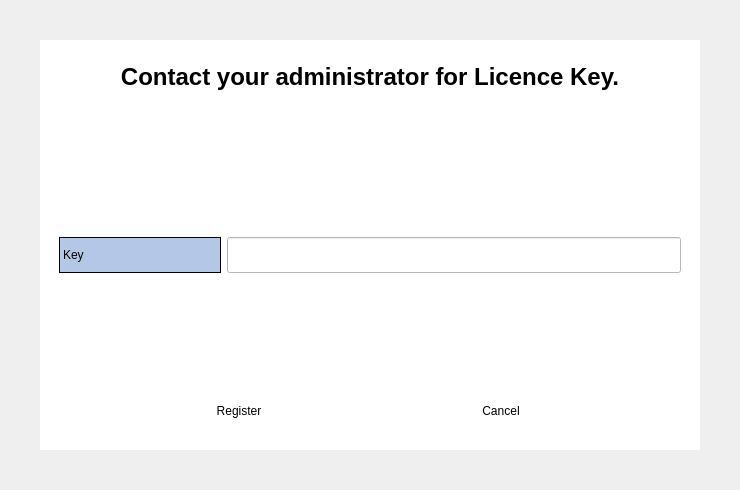
<?xml version="1.0" encoding="UTF-8"?>
<ui version="4.0">
 <class>MainWindow</class>
 <widget class="QMainWindow" name="MainWindow">
  <property name="enabled">
   <bool>true</bool>
  </property>
  <property name="geometry">
   <rect>
    <x>0</x>
    <y>0</y>
    <width>740</width>
    <height>490</height>
   </rect>
  </property>
  <property name="sizePolicy">
   <sizepolicy hsizetype="Preferred" vsizetype="Preferred">
    <horstretch>0</horstretch>
    <verstretch>0</verstretch>
   </sizepolicy>
  </property>
  <property name="maximumSize">
   <size>
    <width>1446</width>
    <height>977</height>
   </size>
  </property>
  <property name="font">
   <font>
    <family>Calibri</family>
    <pointsize>10</pointsize>
    <weight>75</weight>
    <bold>true</bold>
   </font>
  </property>
  <property name="cursor">
   <cursorShape>WaitCursor</cursorShape>
  </property>
  <property name="focusPolicy">
   <enum>Qt::ClickFocus</enum>
  </property>
  <property name="acceptDrops">
   <bool>false</bool>
  </property>
  <property name="windowTitle">
   <string>GDAS Costing System</string>
  </property>
  <property name="windowIcon">
   <iconset>
    <normaloff>../Images/GDAS_Logo.ico</normaloff>../Images/GDAS_Logo.ico</iconset>
  </property>
  <property name="autoFillBackground">
   <bool>false</bool>
  </property>
  <property name="styleSheet">
   <string notr="true"/>
  </property>
  <property name="animated">
   <bool>false</bool>
  </property>
  <widget class="QWidget" name="centralwidget">
   <property name="enabled">
    <bool>true</bool>
   </property>
   <property name="font">
    <font>
     <family>Calibri</family>
     <pointsize>10</pointsize>
     <weight>75</weight>
     <bold>true</bold>
    </font>
   </property>
   <property name="styleSheet">
    <string notr="true"/>
   </property>
   <layout class="QVBoxLayout" name="verticalLayout">
    <property name="spacing">
     <number>0</number>
    </property>
    <property name="leftMargin">
     <number>40</number>
    </property>
    <property name="topMargin">
     <number>40</number>
    </property>
    <property name="rightMargin">
     <number>40</number>
    </property>
    <property name="bottomMargin">
     <number>40</number>
    </property>
    <item>
     <widget class="QStackedWidget" name="frame">
      <property name="cursor">
       <cursorShape>ArrowCursor</cursorShape>
      </property>
      <property name="acceptDrops">
       <bool>false</bool>
      </property>
      <property name="autoFillBackground">
       <bool>false</bool>
      </property>
      <property name="styleSheet">
       <string notr="true">QStackedWidget{
background-color:rgb(255, 255, 255);

	border-radius:10px;

}

QWidget{
background-color:rgb(255, 255, 255);

}</string>
      </property>
      <property name="frameShape">
       <enum>QFrame::NoFrame</enum>
      </property>
      <property name="frameShadow">
       <enum>QFrame::Raised</enum>
      </property>
      <property name="lineWidth">
       <number>0</number>
      </property>
      <property name="currentIndex">
       <number>2</number>
      </property>
      <widget class="QWidget" name="SplashScreen">
       <property name="cursor">
        <cursorShape>WaitCursor</cursorShape>
       </property>
       <property name="styleSheet">
        <string notr="true">QWidget{
background-color:rgb(255, 255, 255);

	border-radius:10px;

}</string>
       </property>
       <widget class="QLabel" name="label">
        <property name="enabled">
         <bool>true</bool>
        </property>
        <property name="geometry">
         <rect>
          <x>106</x>
          <y>-50</y>
          <width>450</width>
          <height>450</height>
         </rect>
        </property>
        <property name="cursor">
         <cursorShape>WaitCursor</cursorShape>
        </property>
        <property name="styleSheet">
         <string notr="true"/>
        </property>
        <property name="frameShape">
         <enum>QFrame::StyledPanel</enum>
        </property>
        <property name="frameShadow">
         <enum>QFrame::Raised</enum>
        </property>
        <property name="lineWidth">
         <number>0</number>
        </property>
        <property name="text">
         <string/>
        </property>
        <property name="pixmap">
         <pixmap>../Images/GDAS.png</pixmap>
        </property>
        <property name="scaledContents">
         <bool>true</bool>
        </property>
        <property name="alignment">
         <set>Qt::AlignCenter</set>
        </property>
        <property name="wordWrap">
         <bool>true</bool>
        </property>
       </widget>
       <widget class="QProgressBar" name="progressBar">
        <property name="geometry">
         <rect>
          <x>89</x>
          <y>346</y>
          <width>481</width>
          <height>23</height>
         </rect>
        </property>
        <property name="font">
         <font>
          <family>Calibri</family>
          <pointsize>12</pointsize>
          <weight>75</weight>
          <italic>false</italic>
          <bold>true</bold>
         </font>
        </property>
        <property name="styleSheet">
         <string notr="true">QProgressBar

{
	font:bold 12pt &quot;Calibri&quot;;
	
	background-color: rgb(255, 255, 255);
	color:rgb(85, 170, 255);
	border-style:none;
	border-radius:10px;
}
QProgressBar::chunk
{
	border-radius:10px;
	background-color: qlineargradient(spread:pad, x1:0, y1:0.489, x2:1, y2:0.488, stop:0 rgba(62, 87, 160, 255), stop:1 rgba(7, 29, 45, 255));


}</string>
        </property>
        <property name="value">
         <number>0</number>
        </property>
        <property name="alignment">
         <set>Qt::AlignCenter</set>
        </property>
        <property name="orientation">
         <enum>Qt::Horizontal</enum>
        </property>
        <property name="invertedAppearance">
         <bool>false</bool>
        </property>
       </widget>
      </widget>
      <widget class="QWidget" name="RequestKey">
       <property name="styleSheet">
        <string notr="true">QPushButton

{
	color: rgb(0, 0, 0);
	font: bold 16pt &quot;Calibri&quot;;
	min-width: 150px;
	min-height: 40px;
	border-radius: 4px;
	background-color: qlineargradient(x1: 0, y1: 0, x2: 0, y2: 1,
                                      stop: 0 #f6f7fa, stop: 1 #dadbde);
}

QPushButton::pressed {
   background-color: qlineargradient(spread:pad, x1:0.5, y1:0, x2:0.506, y2:1, stop:0 rgba(180, 199, 231, 255), stop:1 rgba(255, 255, 255, 255));
}
QPushButton::hover {
	background-color: qlineargradient(spread:pad, x1:0.5, y1:0, x2:0.506, y2:1, stop:0 rgba(180, 199, 231, 255), stop:1 rgba(255, 255, 255, 255));

}

QPushButton::focus {
	border: 1px solid rgb(0, 85, 255);


}

QLabel
{
	background-color: rgb(180, 199, 231);
	min-width: 160px;
min-height:30px;
	color: rgb(0, 0, 0);
	font: bold 16pt &quot;Calibri&quot;;
	border: 1px solid black;
}

QLineEdit
{

min-height:30px;
	color: rgb(0, 0, 0);
	font: bold 14pt &quot;Calibri&quot;;
}

QLineEdit::focus {
	border: 1px solid rgb(0, 85, 255);

}


QTableWidget
{
color: rgb(0, 0, 0);
min-width: 850px;
	font: bold 14pt &quot;Calibri&quot;;
	alternate-background-color: rgb(180, 199, 231);
}

QTableWidget::focus
{
	border: 1px solid rgb(0, 85, 255);
}

QHeaderView::section
{
	background-color: rgb(62, 87, 160);
color: white;
font: bold 16pt &quot;Calibri&quot;;

}


QDateTimeEdit
{
color: rgb(0, 0, 0);
min-height:30px;
	font: bold 14pt &quot;Calibri&quot;;
}
QComboBox
{
color: rgb(0, 0, 0);
max-width:400;
min-width:200;
min-height:30px;
	font: bold 14pt &quot;Calibri&quot;;

}

QTextEdit
{
max-height:60px;
	color: rgb(0, 0, 0);
}


</string>
       </property>
       <layout class="QVBoxLayout" name="verticalLayout_2">
        <item>
         <layout class="QVBoxLayout" name="verticalLayout_3">
          <property name="spacing">
           <number>10</number>
          </property>
          <property name="leftMargin">
           <number>10</number>
          </property>
          <property name="topMargin">
           <number>10</number>
          </property>
          <property name="rightMargin">
           <number>10</number>
          </property>
          <property name="bottomMargin">
           <number>10</number>
          </property>
          <item>
           <widget class="QTextEdit" name="textEdit">
            <property name="font">
             <font>
              <family>MS Shell Dlg 2</family>
              <pointsize>14</pointsize>
              <weight>75</weight>
              <bold>true</bold>
             </font>
            </property>
            <property name="focusPolicy">
             <enum>Qt::NoFocus</enum>
            </property>
            <property name="frameShape">
             <enum>QFrame::NoFrame</enum>
            </property>
            <property name="frameShadow">
             <enum>QFrame::Plain</enum>
            </property>
            <property name="readOnly">
             <bool>true</bool>
            </property>
            <property name="html">
             <string>&lt;!DOCTYPE HTML PUBLIC &quot;-//W3C//DTD HTML 4.0//EN&quot; &quot;http://www.w3.org/TR/REC-html40/strict.dtd&quot;&gt;
&lt;html&gt;&lt;head&gt;&lt;meta name=&quot;qrichtext&quot; content=&quot;1&quot; /&gt;&lt;style type=&quot;text/css&quot;&gt;
p, li { white-space: pre-wrap; }
&lt;/style&gt;&lt;/head&gt;&lt;body style=&quot; font-family:'MS Shell Dlg 2'; font-size:14pt; font-weight:600; font-style:normal;&quot;&gt;
&lt;p align=&quot;center&quot; style=&quot; margin-top:0px; margin-bottom:0px; margin-left:0px; margin-right:0px; -qt-block-indent:0; text-indent:0px;&quot;&gt;&lt;span style=&quot; font-family:'Celibri';&quot;&gt;Your PC is not Registerd !&lt;/span&gt;&lt;/p&gt;
&lt;p align=&quot;center&quot; style=&quot; margin-top:0px; margin-bottom:0px; margin-left:0px; margin-right:0px; -qt-block-indent:0; text-indent:0px;&quot;&gt;&lt;span style=&quot; font-family:'Celibri';&quot;&gt;Make a request for Licence Key.&lt;/span&gt;&lt;/p&gt;&lt;/body&gt;&lt;/html&gt;</string>
            </property>
            <property name="textInteractionFlags">
             <set>Qt::TextSelectableByMouse</set>
            </property>
           </widget>
          </item>
         </layout>
        </item>
        <item>
         <spacer name="verticalSpacer">
          <property name="orientation">
           <enum>Qt::Vertical</enum>
          </property>
          <property name="sizeHint" stdset="0">
           <size>
            <width>20</width>
            <height>40</height>
           </size>
          </property>
         </spacer>
        </item>
        <item>
         <layout class="QFormLayout" name="formLayout">
          <property name="fieldGrowthPolicy">
           <enum>QFormLayout::ExpandingFieldsGrow</enum>
          </property>
          <property name="leftMargin">
           <number>10</number>
          </property>
          <property name="topMargin">
           <number>10</number>
          </property>
          <property name="rightMargin">
           <number>10</number>
          </property>
          <property name="bottomMargin">
           <number>10</number>
          </property>
          <item row="0" column="0">
           <widget class="QLabel" name="label_2">
            <property name="text">
             <string>Name</string>
            </property>
           </widget>
          </item>
          <item row="0" column="1">
           <widget class="QLineEdit" name="ReqNameENT"/>
          </item>
         </layout>
        </item>
        <item>
         <spacer name="verticalSpacer_2">
          <property name="orientation">
           <enum>Qt::Vertical</enum>
          </property>
          <property name="sizeHint" stdset="0">
           <size>
            <width>20</width>
            <height>40</height>
           </size>
          </property>
         </spacer>
        </item>
        <item>
         <layout class="QHBoxLayout" name="horizontalLayout">
          <property name="leftMargin">
           <number>10</number>
          </property>
          <property name="topMargin">
           <number>10</number>
          </property>
          <property name="rightMargin">
           <number>10</number>
          </property>
          <property name="bottomMargin">
           <number>10</number>
          </property>
          <item>
           <spacer name="horizontalSpacer_2">
            <property name="orientation">
             <enum>Qt::Horizontal</enum>
            </property>
            <property name="sizeHint" stdset="0">
             <size>
              <width>40</width>
              <height>20</height>
             </size>
            </property>
           </spacer>
          </item>
          <item>
           <widget class="QPushButton" name="RequestPBT">
            <property name="text">
             <string>Request</string>
            </property>
           </widget>
          </item>
          <item>
           <spacer name="horizontalSpacer">
            <property name="orientation">
             <enum>Qt::Horizontal</enum>
            </property>
            <property name="sizeHint" stdset="0">
             <size>
              <width>40</width>
              <height>20</height>
             </size>
            </property>
           </spacer>
          </item>
          <item>
           <widget class="QPushButton" name="ReqCancelPBT">
            <property name="text">
             <string>Cancel</string>
            </property>
           </widget>
          </item>
          <item>
           <spacer name="horizontalSpacer_3">
            <property name="orientation">
             <enum>Qt::Horizontal</enum>
            </property>
            <property name="sizeHint" stdset="0">
             <size>
              <width>40</width>
              <height>20</height>
             </size>
            </property>
           </spacer>
          </item>
         </layout>
        </item>
       </layout>
      </widget>
      <widget class="QWidget" name="Validate">
       <property name="styleSheet">
        <string notr="true">QPushButton

{
	color: rgb(0, 0, 0);
	font: bold 16pt &quot;Calibri&quot;;
	min-width: 150px;
	min-height: 40px;
	border-radius: 4px;
	background-color: qlineargradient(x1: 0, y1: 0, x2: 0, y2: 1,
                                      stop: 0 #f6f7fa, stop: 1 #dadbde);
}

QPushButton::pressed {
   background-color: qlineargradient(spread:pad, x1:0.5, y1:0, x2:0.506, y2:1, stop:0 rgba(180, 199, 231, 255), stop:1 rgba(255, 255, 255, 255));
}
QPushButton::hover {
	background-color: qlineargradient(spread:pad, x1:0.5, y1:0, x2:0.506, y2:1, stop:0 rgba(180, 199, 231, 255), stop:1 rgba(255, 255, 255, 255));

}

QPushButton::focus {
	border: 1px solid rgb(0, 85, 255);


}

QLabel
{
	background-color: rgb(180, 199, 231);
	min-width: 160px;
min-height:30px;
	color: rgb(0, 0, 0);
	font: bold 16pt &quot;Calibri&quot;;
	border: 1px solid black;
}

QLineEdit
{

min-height:30px;
	color: rgb(0, 0, 0);
	font: bold 14pt &quot;Calibri&quot;;
}

QLineEdit::focus {
	border: 1px solid rgb(0, 85, 255);

}


QTableWidget
{
color: rgb(0, 0, 0);
min-width: 850px;
	font: bold 14pt &quot;Calibri&quot;;
	alternate-background-color: rgb(180, 199, 231);
}

QTableWidget::focus
{
	border: 1px solid rgb(0, 85, 255);
}

QHeaderView::section
{
	background-color: rgb(62, 87, 160);
color: white;
font: bold 16pt &quot;Calibri&quot;;

}


QDateTimeEdit
{
color: rgb(0, 0, 0);
min-height:30px;
	font: bold 14pt &quot;Calibri&quot;;
}
QComboBox
{
color: rgb(0, 0, 0);
max-width:400;
min-width:200;
min-height:30px;
	font: bold 14pt &quot;Calibri&quot;;

}

QTextEdit
{
max-height:60px;
	color: rgb(0, 0, 0);
}


</string>
       </property>
       <layout class="QVBoxLayout" name="verticalLayout_4">
        <item>
         <layout class="QHBoxLayout" name="horizontalLayout_3">
          <property name="leftMargin">
           <number>10</number>
          </property>
          <property name="topMargin">
           <number>10</number>
          </property>
          <property name="rightMargin">
           <number>10</number>
          </property>
          <property name="bottomMargin">
           <number>10</number>
          </property>
          <item>
           <widget class="QTextEdit" name="textEdit_2">
            <property name="focusPolicy">
             <enum>Qt::NoFocus</enum>
            </property>
            <property name="frameShape">
             <enum>QFrame::NoFrame</enum>
            </property>
            <property name="frameShadow">
             <enum>QFrame::Plain</enum>
            </property>
            <property name="readOnly">
             <bool>true</bool>
            </property>
            <property name="html">
             <string>&lt;!DOCTYPE HTML PUBLIC &quot;-//W3C//DTD HTML 4.0//EN&quot; &quot;http://www.w3.org/TR/REC-html40/strict.dtd&quot;&gt;
&lt;html&gt;&lt;head&gt;&lt;meta name=&quot;qrichtext&quot; content=&quot;1&quot; /&gt;&lt;style type=&quot;text/css&quot;&gt;
p, li { white-space: pre-wrap; }
&lt;/style&gt;&lt;/head&gt;&lt;body style=&quot; font-family:'Titillium Web'; font-size:8pt; font-weight:400; font-style:normal;&quot;&gt;
&lt;p align=&quot;center&quot; style=&quot; margin-top:0px; margin-bottom:0px; margin-left:0px; margin-right:0px; -qt-block-indent:0; text-indent:0px;&quot;&gt;&lt;span style=&quot; font-family:'Calibri'; font-size:18pt; font-weight:600;&quot;&gt;Contact your administrator for Licence Key.&lt;/span&gt;&lt;/p&gt;&lt;/body&gt;&lt;/html&gt;</string>
            </property>
           </widget>
          </item>
         </layout>
        </item>
        <item>
         <spacer name="verticalSpacer_4">
          <property name="orientation">
           <enum>Qt::Vertical</enum>
          </property>
          <property name="sizeHint" stdset="0">
           <size>
            <width>20</width>
            <height>40</height>
           </size>
          </property>
         </spacer>
        </item>
        <item>
         <layout class="QFormLayout" name="formLayout_2">
          <property name="fieldGrowthPolicy">
           <enum>QFormLayout::ExpandingFieldsGrow</enum>
          </property>
          <property name="leftMargin">
           <number>10</number>
          </property>
          <property name="topMargin">
           <number>10</number>
          </property>
          <property name="rightMargin">
           <number>10</number>
          </property>
          <property name="bottomMargin">
           <number>10</number>
          </property>
          <item row="0" column="0">
           <widget class="QLabel" name="label_3">
            <property name="text">
             <string>Key</string>
            </property>
           </widget>
          </item>
          <item row="0" column="1">
           <widget class="QLineEdit" name="ValidateKeyENT"/>
          </item>
         </layout>
        </item>
        <item>
         <spacer name="verticalSpacer_3">
          <property name="orientation">
           <enum>Qt::Vertical</enum>
          </property>
          <property name="sizeHint" stdset="0">
           <size>
            <width>20</width>
            <height>40</height>
           </size>
          </property>
         </spacer>
        </item>
        <item>
         <layout class="QHBoxLayout" name="horizontalLayout_2">
          <property name="leftMargin">
           <number>10</number>
          </property>
          <property name="topMargin">
           <number>10</number>
          </property>
          <property name="rightMargin">
           <number>10</number>
          </property>
          <property name="bottomMargin">
           <number>10</number>
          </property>
          <item>
           <spacer name="horizontalSpacer_4">
            <property name="orientation">
             <enum>Qt::Horizontal</enum>
            </property>
            <property name="sizeHint" stdset="0">
             <size>
              <width>40</width>
              <height>20</height>
             </size>
            </property>
           </spacer>
          </item>
          <item>
           <widget class="QPushButton" name="RegisterPBT">
            <property name="text">
             <string>Register</string>
            </property>
           </widget>
          </item>
          <item>
           <spacer name="horizontalSpacer_5">
            <property name="orientation">
             <enum>Qt::Horizontal</enum>
            </property>
            <property name="sizeHint" stdset="0">
             <size>
              <width>40</width>
              <height>20</height>
             </size>
            </property>
           </spacer>
          </item>
          <item>
           <widget class="QPushButton" name="ValCancelPBT">
            <property name="text">
             <string>Cancel</string>
            </property>
           </widget>
          </item>
          <item>
           <spacer name="horizontalSpacer_6">
            <property name="orientation">
             <enum>Qt::Horizontal</enum>
            </property>
            <property name="sizeHint" stdset="0">
             <size>
              <width>40</width>
              <height>20</height>
             </size>
            </property>
           </spacer>
          </item>
         </layout>
        </item>
       </layout>
      </widget>
     </widget>
    </item>
   </layout>
  </widget>
 </widget>
 <tabstops>
  <tabstop>ReqNameENT</tabstop>
  <tabstop>RequestPBT</tabstop>
  <tabstop>ReqCancelPBT</tabstop>
  <tabstop>textEdit_2</tabstop>
  <tabstop>ValidateKeyENT</tabstop>
  <tabstop>RegisterPBT</tabstop>
  <tabstop>ValCancelPBT</tabstop>
 </tabstops>
 <resources/>
 <connections/>
</ui>
